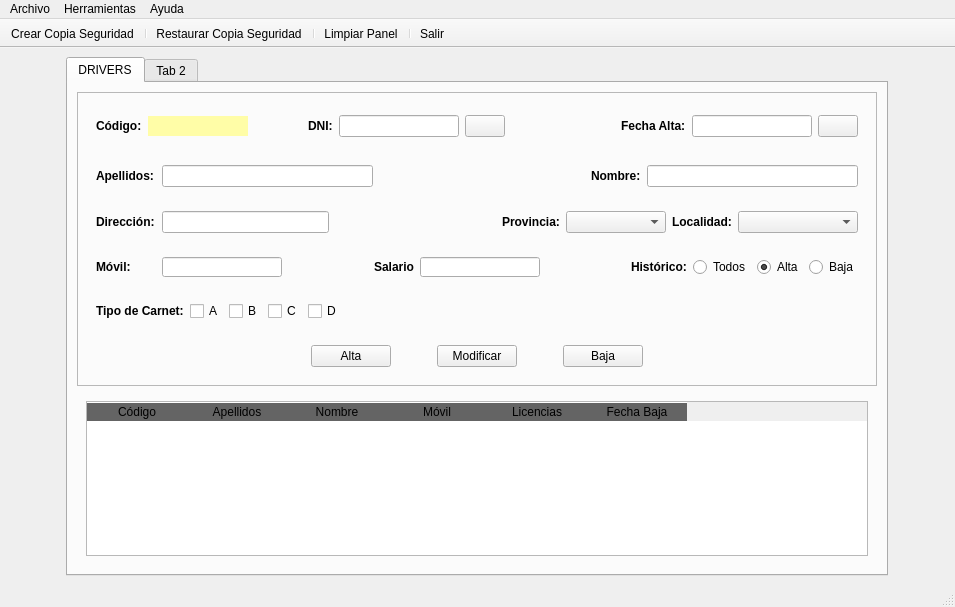
<?xml version="1.0" encoding="UTF-8"?>
<ui version="4.0">
 <class>MainWindow</class>
 <widget class="QMainWindow" name="MainWindow">
  <property name="geometry">
   <rect>
    <x>0</x>
    <y>0</y>
    <width>955</width>
    <height>607</height>
   </rect>
  </property>
  <property name="sizePolicy">
   <sizepolicy hsizetype="Expanding" vsizetype="Expanding">
    <horstretch>0</horstretch>
    <verstretch>0</verstretch>
   </sizepolicy>
  </property>
  <property name="windowTitle">
   <string>CarTeis</string>
  </property>
  <property name="windowIcon">
   <iconset>
    <normaloff>../img/taxi.ico</normaloff>../img/taxi.ico</iconset>
  </property>
  <widget class="QWidget" name="centralwidget">
   <property name="sizePolicy">
    <sizepolicy hsizetype="Expanding" vsizetype="Expanding">
     <horstretch>0</horstretch>
     <verstretch>0</verstretch>
    </sizepolicy>
   </property>
   <layout class="QVBoxLayout" name="verticalLayout_4">
    <item>
     <layout class="QHBoxLayout" name="horizontalLayout_7">
      <item>
       <widget class="QTabWidget" name="panelPrincipal">
        <property name="maximumSize">
         <size>
          <width>822</width>
          <height>16777215</height>
         </size>
        </property>
        <property name="currentIndex">
         <number>0</number>
        </property>
        <widget class="QWidget" name="panelDrivers">
         <property name="sizePolicy">
          <sizepolicy hsizetype="Expanding" vsizetype="Expanding">
           <horstretch>0</horstretch>
           <verstretch>0</verstretch>
          </sizepolicy>
         </property>
         <property name="font">
          <font>
           <weight>50</weight>
           <bold>false</bold>
          </font>
         </property>
         <attribute name="title">
          <string>DRIVERS</string>
         </attribute>
         <layout class="QVBoxLayout" name="verticalLayout">
          <item>
           <widget class="QFrame" name="frameInsertarDatos">
            <property name="sizePolicy">
             <sizepolicy hsizetype="Expanding" vsizetype="Expanding">
              <horstretch>0</horstretch>
              <verstretch>0</verstretch>
             </sizepolicy>
            </property>
            <property name="frameShape">
             <enum>QFrame::StyledPanel</enum>
            </property>
            <property name="frameShadow">
             <enum>QFrame::Plain</enum>
            </property>
            <layout class="QVBoxLayout" name="verticalLayout_2">
             <item>
              <widget class="QWidget" name="widget" native="true">
               <property name="sizePolicy">
                <sizepolicy hsizetype="Expanding" vsizetype="Expanding">
                 <horstretch>0</horstretch>
                 <verstretch>0</verstretch>
                </sizepolicy>
               </property>
               <layout class="QHBoxLayout" name="horizontalLayout">
                <item>
                 <widget class="QLabel" name="lblCod">
                  <property name="font">
                   <font>
                    <family>Segoe UI</family>
                    <weight>75</weight>
                    <bold>true</bold>
                   </font>
                  </property>
                  <property name="text">
                   <string>Código:</string>
                  </property>
                 </widget>
                </item>
                <item>
                 <widget class="QLabel" name="lblCodbd">
                  <property name="minimumSize">
                   <size>
                    <width>100</width>
                    <height>0</height>
                   </size>
                  </property>
                  <property name="maximumSize">
                   <size>
                    <width>16777215</width>
                    <height>20</height>
                   </size>
                  </property>
                  <property name="font">
                   <font>
                    <weight>75</weight>
                    <bold>true</bold>
                   </font>
                  </property>
                  <property name="styleSheet">
                   <string notr="true">background-color: rgb(255, 253, 167);</string>
                  </property>
                  <property name="text">
                   <string/>
                  </property>
                  <property name="alignment">
                   <set>Qt::AlignCenter</set>
                  </property>
                 </widget>
                </item>
                <item>
                 <spacer name="horizontalSpacer_10">
                  <property name="orientation">
                   <enum>Qt::Horizontal</enum>
                  </property>
                  <property name="sizeHint" stdset="0">
                   <size>
                    <width>40</width>
                    <height>20</height>
                   </size>
                  </property>
                 </spacer>
                </item>
                <item>
                 <widget class="QLabel" name="lblDni">
                  <property name="minimumSize">
                   <size>
                    <width>0</width>
                    <height>20</height>
                   </size>
                  </property>
                  <property name="font">
                   <font>
                    <family>Segoe UI</family>
                    <weight>75</weight>
                    <bold>true</bold>
                   </font>
                  </property>
                  <property name="text">
                   <string>DNI:</string>
                  </property>
                 </widget>
                </item>
                <item>
                 <widget class="QLineEdit" name="txtDni">
                  <property name="minimumSize">
                   <size>
                    <width>120</width>
                    <height>20</height>
                   </size>
                  </property>
                  <property name="alignment">
                   <set>Qt::AlignCenter</set>
                  </property>
                 </widget>
                </item>
                <item>
                 <widget class="QPushButton" name="btnBuscarDni">
                  <property name="text">
                   <string/>
                  </property>
                  <property name="icon">
                   <iconset>
                    <normaloff>../img/lupa.png</normaloff>../img/lupa.png</iconset>
                  </property>
                 </widget>
                </item>
                <item>
                 <widget class="QLabel" name="lblValidarDni">
                  <property name="minimumSize">
                   <size>
                    <width>50</width>
                    <height>30</height>
                   </size>
                  </property>
                  <property name="maximumSize">
                   <size>
                    <width>50</width>
                    <height>30</height>
                   </size>
                  </property>
                  <property name="font">
                   <font>
                    <family>Ravie</family>
                    <pointsize>10</pointsize>
                   </font>
                  </property>
                  <property name="frameShape">
                   <enum>QFrame::NoFrame</enum>
                  </property>
                  <property name="text">
                   <string/>
                  </property>
                  <property name="alignment">
                   <set>Qt::AlignLeading|Qt::AlignLeft|Qt::AlignVCenter</set>
                  </property>
                 </widget>
                </item>
                <item>
                 <spacer name="horizontalSpacer_8">
                  <property name="orientation">
                   <enum>Qt::Horizontal</enum>
                  </property>
                  <property name="sizeHint" stdset="0">
                   <size>
                    <width>40</width>
                    <height>20</height>
                   </size>
                  </property>
                 </spacer>
                </item>
                <item>
                 <widget class="QLabel" name="lblFechaAlta">
                  <property name="font">
                   <font>
                    <family>Segoe UI</family>
                    <weight>75</weight>
                    <bold>true</bold>
                   </font>
                  </property>
                  <property name="styleSheet">
                   <string notr="true"/>
                  </property>
                  <property name="text">
                   <string>Fecha Alta:</string>
                  </property>
                 </widget>
                </item>
                <item>
                 <widget class="QLineEdit" name="txtFechaAlta">
                  <property name="minimumSize">
                   <size>
                    <width>120</width>
                    <height>20</height>
                   </size>
                  </property>
                 </widget>
                </item>
                <item>
                 <widget class="QPushButton" name="btnCalendar">
                  <property name="text">
                   <string/>
                  </property>
                  <property name="icon">
                   <iconset>
                    <normaloff>../img/calendar.ico</normaloff>../img/calendar.ico</iconset>
                  </property>
                  <property name="iconSize">
                   <size>
                    <width>16</width>
                    <height>16</height>
                   </size>
                  </property>
                 </widget>
                </item>
               </layout>
              </widget>
             </item>
             <item>
              <widget class="QWidget" name="widget_2" native="true">
               <property name="sizePolicy">
                <sizepolicy hsizetype="Expanding" vsizetype="Expanding">
                 <horstretch>0</horstretch>
                 <verstretch>0</verstretch>
                </sizepolicy>
               </property>
               <layout class="QHBoxLayout" name="horizontalLayout_2">
                <item>
                 <widget class="QLabel" name="lblApel">
                  <property name="minimumSize">
                   <size>
                    <width>60</width>
                    <height>20</height>
                   </size>
                  </property>
                  <property name="font">
                   <font>
                    <family>Segoe UI</family>
                    <weight>75</weight>
                    <bold>true</bold>
                   </font>
                  </property>
                  <property name="text">
                   <string>Apellidos:</string>
                  </property>
                 </widget>
                </item>
                <item>
                 <widget class="QLineEdit" name="txtApel">
                  <property name="minimumSize">
                   <size>
                    <width>0</width>
                    <height>0</height>
                   </size>
                  </property>
                 </widget>
                </item>
                <item>
                 <spacer name="horizontalSpacer_7">
                  <property name="orientation">
                   <enum>Qt::Horizontal</enum>
                  </property>
                  <property name="sizeHint" stdset="0">
                   <size>
                    <width>40</width>
                    <height>20</height>
                   </size>
                  </property>
                 </spacer>
                </item>
                <item>
                 <widget class="QLabel" name="lblNombre">
                  <property name="font">
                   <font>
                    <family>Segoe UI</family>
                    <weight>75</weight>
                    <bold>true</bold>
                   </font>
                  </property>
                  <property name="styleSheet">
                   <string notr="true"/>
                  </property>
                  <property name="text">
                   <string>Nombre:</string>
                  </property>
                 </widget>
                </item>
                <item>
                 <widget class="QLineEdit" name="txtNombre">
                  <property name="minimumSize">
                   <size>
                    <width>120</width>
                    <height>20</height>
                   </size>
                  </property>
                 </widget>
                </item>
               </layout>
              </widget>
             </item>
             <item>
              <widget class="QWidget" name="widget_3" native="true">
               <property name="sizePolicy">
                <sizepolicy hsizetype="Expanding" vsizetype="Expanding">
                 <horstretch>0</horstretch>
                 <verstretch>0</verstretch>
                </sizepolicy>
               </property>
               <layout class="QHBoxLayout" name="horizontalLayout_3">
                <item>
                 <widget class="QLabel" name="lblDireccion">
                  <property name="minimumSize">
                   <size>
                    <width>60</width>
                    <height>20</height>
                   </size>
                  </property>
                  <property name="font">
                   <font>
                    <family>Segoe UI</family>
                    <weight>75</weight>
                    <bold>true</bold>
                   </font>
                  </property>
                  <property name="text">
                   <string>Dirección:</string>
                  </property>
                 </widget>
                </item>
                <item>
                 <widget class="QLineEdit" name="txtDireccion">
                  <property name="minimumSize">
                   <size>
                    <width>0</width>
                    <height>0</height>
                   </size>
                  </property>
                 </widget>
                </item>
                <item>
                 <spacer name="horizontalSpacer_6">
                  <property name="orientation">
                   <enum>Qt::Horizontal</enum>
                  </property>
                  <property name="sizeHint" stdset="0">
                   <size>
                    <width>40</width>
                    <height>20</height>
                   </size>
                  </property>
                 </spacer>
                </item>
                <item>
                 <widget class="QLabel" name="lblProvincia">
                  <property name="minimumSize">
                   <size>
                    <width>50</width>
                    <height>20</height>
                   </size>
                  </property>
                  <property name="font">
                   <font>
                    <family>Segoe UI</family>
                    <weight>75</weight>
                    <bold>true</bold>
                   </font>
                  </property>
                  <property name="text">
                   <string>Provincia:</string>
                  </property>
                 </widget>
                </item>
                <item>
                 <widget class="QComboBox" name="cmbProvincia">
                  <property name="sizePolicy">
                   <sizepolicy hsizetype="Preferred" vsizetype="Fixed">
                    <horstretch>0</horstretch>
                    <verstretch>0</verstretch>
                   </sizepolicy>
                  </property>
                  <property name="minimumSize">
                   <size>
                    <width>100</width>
                    <height>0</height>
                   </size>
                  </property>
                 </widget>
                </item>
                <item>
                 <widget class="QLabel" name="lblLocalidad">
                  <property name="minimumSize">
                   <size>
                    <width>50</width>
                    <height>20</height>
                   </size>
                  </property>
                  <property name="font">
                   <font>
                    <family>Segoe UI</family>
                    <weight>75</weight>
                    <bold>true</bold>
                   </font>
                  </property>
                  <property name="text">
                   <string>Localidad:</string>
                  </property>
                 </widget>
                </item>
                <item>
                 <widget class="QComboBox" name="cmbLocalidad">
                  <property name="minimumSize">
                   <size>
                    <width>120</width>
                    <height>0</height>
                   </size>
                  </property>
                 </widget>
                </item>
               </layout>
              </widget>
             </item>
             <item>
              <widget class="QWidget" name="widget_4" native="true">
               <property name="sizePolicy">
                <sizepolicy hsizetype="Expanding" vsizetype="Expanding">
                 <horstretch>0</horstretch>
                 <verstretch>0</verstretch>
                </sizepolicy>
               </property>
               <layout class="QHBoxLayout" name="horizontalLayout_4">
                <item>
                 <widget class="QLabel" name="lblMovil">
                  <property name="minimumSize">
                   <size>
                    <width>40</width>
                    <height>20</height>
                   </size>
                  </property>
                  <property name="maximumSize">
                   <size>
                    <width>40</width>
                    <height>16777215</height>
                   </size>
                  </property>
                  <property name="font">
                   <font>
                    <family>Segoe UI</family>
                    <weight>75</weight>
                    <bold>true</bold>
                   </font>
                  </property>
                  <property name="styleSheet">
                   <string notr="true"/>
                  </property>
                  <property name="text">
                   <string>Móvil:</string>
                  </property>
                 </widget>
                </item>
                <item>
                 <spacer name="horizontalSpacer_12">
                  <property name="orientation">
                   <enum>Qt::Horizontal</enum>
                  </property>
                  <property name="sizeType">
                   <enum>QSizePolicy::Fixed</enum>
                  </property>
                  <property name="sizeHint" stdset="0">
                   <size>
                    <width>20</width>
                    <height>20</height>
                   </size>
                  </property>
                 </spacer>
                </item>
                <item>
                 <widget class="QLineEdit" name="txtMovil">
                  <property name="minimumSize">
                   <size>
                    <width>120</width>
                    <height>20</height>
                   </size>
                  </property>
                  <property name="alignment">
                   <set>Qt::AlignCenter</set>
                  </property>
                 </widget>
                </item>
                <item>
                 <spacer name="horizontalSpacer_9">
                  <property name="orientation">
                   <enum>Qt::Horizontal</enum>
                  </property>
                  <property name="sizeHint" stdset="0">
                   <size>
                    <width>40</width>
                    <height>20</height>
                   </size>
                  </property>
                 </spacer>
                </item>
                <item>
                 <widget class="QLabel" name="lblSalario">
                  <property name="minimumSize">
                   <size>
                    <width>40</width>
                    <height>20</height>
                   </size>
                  </property>
                  <property name="maximumSize">
                   <size>
                    <width>40</width>
                    <height>16777215</height>
                   </size>
                  </property>
                  <property name="font">
                   <font>
                    <family>Segoe UI</family>
                    <weight>75</weight>
                    <bold>true</bold>
                   </font>
                  </property>
                  <property name="styleSheet">
                   <string notr="true"/>
                  </property>
                  <property name="text">
                   <string>Salario:</string>
                  </property>
                 </widget>
                </item>
                <item>
                 <widget class="QLineEdit" name="txtSalario">
                  <property name="minimumSize">
                   <size>
                    <width>120</width>
                    <height>20</height>
                   </size>
                  </property>
                  <property name="alignment">
                   <set>Qt::AlignRight|Qt::AlignTrailing|Qt::AlignVCenter</set>
                  </property>
                 </widget>
                </item>
                <item>
                 <spacer name="horizontalSpacer_5">
                  <property name="orientation">
                   <enum>Qt::Horizontal</enum>
                  </property>
                  <property name="sizeHint" stdset="0">
                   <size>
                    <width>40</width>
                    <height>20</height>
                   </size>
                  </property>
                 </spacer>
                </item>
                <item>
                 <widget class="QLabel" name="lblHistorico">
                  <property name="minimumSize">
                   <size>
                    <width>0</width>
                    <height>20</height>
                   </size>
                  </property>
                  <property name="font">
                   <font>
                    <family>Segoe UI</family>
                    <weight>75</weight>
                    <bold>true</bold>
                   </font>
                  </property>
                  <property name="styleSheet">
                   <string notr="true"/>
                  </property>
                  <property name="text">
                   <string>Histórico:</string>
                  </property>
                 </widget>
                </item>
                <item>
                 <widget class="QRadioButton" name="rbtTodos">
                  <property name="minimumSize">
                   <size>
                    <width>0</width>
                    <height>20</height>
                   </size>
                  </property>
                  <property name="text">
                   <string>Todos</string>
                  </property>
                  <property name="checked">
                   <bool>false</bool>
                  </property>
                  <attribute name="buttonGroup">
                   <string notr="true">rbtGroup</string>
                  </attribute>
                 </widget>
                </item>
                <item>
                 <widget class="QRadioButton" name="rbtAlta">
                  <property name="minimumSize">
                   <size>
                    <width>0</width>
                    <height>20</height>
                   </size>
                  </property>
                  <property name="text">
                   <string>Alta</string>
                  </property>
                  <property name="checked">
                   <bool>true</bool>
                  </property>
                  <attribute name="buttonGroup">
                   <string notr="true">rbtGroup</string>
                  </attribute>
                 </widget>
                </item>
                <item>
                 <widget class="QRadioButton" name="rbtBaja">
                  <property name="minimumSize">
                   <size>
                    <width>0</width>
                    <height>20</height>
                   </size>
                  </property>
                  <property name="text">
                   <string>Baja</string>
                  </property>
                  <attribute name="buttonGroup">
                   <string notr="true">rbtGroup</string>
                  </attribute>
                 </widget>
                </item>
               </layout>
              </widget>
             </item>
             <item>
              <widget class="QWidget" name="widget_5" native="true">
               <property name="sizePolicy">
                <sizepolicy hsizetype="Expanding" vsizetype="Expanding">
                 <horstretch>0</horstretch>
                 <verstretch>0</verstretch>
                </sizepolicy>
               </property>
               <layout class="QHBoxLayout" name="horizontalLayout_5">
                <item>
                 <widget class="QLabel" name="lblCarnet">
                  <property name="minimumSize">
                   <size>
                    <width>60</width>
                    <height>20</height>
                   </size>
                  </property>
                  <property name="font">
                   <font>
                    <family>Segoe UI</family>
                    <weight>75</weight>
                    <bold>true</bold>
                   </font>
                  </property>
                  <property name="styleSheet">
                   <string notr="true"/>
                  </property>
                  <property name="text">
                   <string>Tipo de Carnet:</string>
                  </property>
                 </widget>
                </item>
                <item>
                 <widget class="QCheckBox" name="chkA">
                  <property name="minimumSize">
                   <size>
                    <width>0</width>
                    <height>20</height>
                   </size>
                  </property>
                  <property name="text">
                   <string>A</string>
                  </property>
                 </widget>
                </item>
                <item>
                 <widget class="QCheckBox" name="chkB">
                  <property name="minimumSize">
                   <size>
                    <width>0</width>
                    <height>20</height>
                   </size>
                  </property>
                  <property name="text">
                   <string>B</string>
                  </property>
                 </widget>
                </item>
                <item>
                 <widget class="QCheckBox" name="chkC">
                  <property name="minimumSize">
                   <size>
                    <width>0</width>
                    <height>20</height>
                   </size>
                  </property>
                  <property name="text">
                   <string>C</string>
                  </property>
                 </widget>
                </item>
                <item>
                 <widget class="QCheckBox" name="chkD">
                  <property name="minimumSize">
                   <size>
                    <width>0</width>
                    <height>20</height>
                   </size>
                  </property>
                  <property name="text">
                   <string>D</string>
                  </property>
                 </widget>
                </item>
                <item>
                 <spacer name="horizontalSpacer_11">
                  <property name="orientation">
                   <enum>Qt::Horizontal</enum>
                  </property>
                  <property name="sizeHint" stdset="0">
                   <size>
                    <width>40</width>
                    <height>20</height>
                   </size>
                  </property>
                 </spacer>
                </item>
               </layout>
              </widget>
             </item>
             <item>
              <widget class="QWidget" name="widget_6" native="true">
               <property name="sizePolicy">
                <sizepolicy hsizetype="Expanding" vsizetype="Expanding">
                 <horstretch>0</horstretch>
                 <verstretch>0</verstretch>
                </sizepolicy>
               </property>
               <layout class="QHBoxLayout" name="horizontalLayout_6">
                <item>
                 <spacer name="horizontalSpacer">
                  <property name="orientation">
                   <enum>Qt::Horizontal</enum>
                  </property>
                  <property name="sizeHint" stdset="0">
                   <size>
                    <width>40</width>
                    <height>20</height>
                   </size>
                  </property>
                 </spacer>
                </item>
                <item>
                 <widget class="QPushButton" name="btnAltaDriver">
                  <property name="text">
                   <string>Alta</string>
                  </property>
                 </widget>
                </item>
                <item>
                 <spacer name="horizontalSpacer_2">
                  <property name="orientation">
                   <enum>Qt::Horizontal</enum>
                  </property>
                  <property name="sizeType">
                   <enum>QSizePolicy::Minimum</enum>
                  </property>
                  <property name="sizeHint" stdset="0">
                   <size>
                    <width>40</width>
                    <height>20</height>
                   </size>
                  </property>
                 </spacer>
                </item>
                <item>
                 <widget class="QPushButton" name="btnModificarDriver">
                  <property name="text">
                   <string>Modificar</string>
                  </property>
                 </widget>
                </item>
                <item>
                 <spacer name="horizontalSpacer_3">
                  <property name="orientation">
                   <enum>Qt::Horizontal</enum>
                  </property>
                  <property name="sizeType">
                   <enum>QSizePolicy::Minimum</enum>
                  </property>
                  <property name="sizeHint" stdset="0">
                   <size>
                    <width>40</width>
                    <height>20</height>
                   </size>
                  </property>
                 </spacer>
                </item>
                <item>
                 <widget class="QPushButton" name="btnBajaDriver">
                  <property name="text">
                   <string>Baja</string>
                  </property>
                 </widget>
                </item>
                <item>
                 <spacer name="horizontalSpacer_4">
                  <property name="orientation">
                   <enum>Qt::Horizontal</enum>
                  </property>
                  <property name="sizeHint" stdset="0">
                   <size>
                    <width>40</width>
                    <height>20</height>
                   </size>
                  </property>
                 </spacer>
                </item>
               </layout>
              </widget>
             </item>
            </layout>
           </widget>
          </item>
          <item>
           <widget class="QWidget" name="widgetMostrarDatos" native="true">
            <property name="sizePolicy">
             <sizepolicy hsizetype="Expanding" vsizetype="Expanding">
              <horstretch>0</horstretch>
              <verstretch>0</verstretch>
             </sizepolicy>
            </property>
            <layout class="QVBoxLayout" name="verticalLayout_3">
             <item>
              <widget class="QTableWidget" name="tabDrivers">
               <property name="enabled">
                <bool>true</bool>
               </property>
               <property name="sizePolicy">
                <sizepolicy hsizetype="Expanding" vsizetype="Expanding">
                 <horstretch>0</horstretch>
                 <verstretch>0</verstretch>
                </sizepolicy>
               </property>
               <property name="font">
                <font>
                 <weight>50</weight>
                 <bold>false</bold>
                </font>
               </property>
               <property name="styleSheet">
                <string notr="true">QHeaderView::section:horizontal
{
border-top: 1px solid #ffffff;
color:'white';
font: 11pt &quot;Arial&quot;;
background-color:rgb(100,100,100);
}</string>
               </property>
               <property name="editTriggers">
                <set>QAbstractItemView::NoEditTriggers</set>
               </property>
               <property name="alternatingRowColors">
                <bool>true</bool>
               </property>
               <property name="selectionBehavior">
                <enum>QAbstractItemView::SelectRows</enum>
               </property>
               <property name="showGrid">
                <bool>true</bool>
               </property>
               <property name="gridStyle">
                <enum>Qt::SolidLine</enum>
               </property>
               <attribute name="verticalHeaderCascadingSectionResizes">
                <bool>false</bool>
               </attribute>
               <column>
                <property name="text">
                 <string>Código</string>
                </property>
               </column>
               <column>
                <property name="text">
                 <string>Apellidos</string>
                </property>
               </column>
               <column>
                <property name="text">
                 <string>Nombre</string>
                </property>
               </column>
               <column>
                <property name="text">
                 <string>Móvil</string>
                </property>
               </column>
               <column>
                <property name="text">
                 <string>Licencias</string>
                </property>
               </column>
               <column>
                <property name="text">
                 <string>Fecha Baja</string>
                </property>
               </column>
              </widget>
             </item>
            </layout>
           </widget>
          </item>
         </layout>
        </widget>
        <widget class="QWidget" name="tab_2">
         <attribute name="title">
          <string>Tab 2</string>
         </attribute>
        </widget>
       </widget>
      </item>
     </layout>
    </item>
   </layout>
  </widget>
  <widget class="QMenuBar" name="menubar">
   <property name="geometry">
    <rect>
     <x>0</x>
     <y>0</y>
     <width>955</width>
     <height>21</height>
    </rect>
   </property>
   <widget class="QMenu" name="menuArchivo">
    <property name="title">
     <string>Archivo</string>
    </property>
    <addaction name="actionBarSalir"/>
   </widget>
   <widget class="QMenu" name="menuAyuda">
    <property name="title">
     <string>Ayuda</string>
    </property>
    <addaction name="actionAcercaDe"/>
   </widget>
   <widget class="QMenu" name="menuHerramientas">
    <property name="title">
     <string>Herramientas</string>
    </property>
    <addaction name="actionCrear_Copia_Seguridad"/>
    <addaction name="actionRestaurar_Copia_Seguridad"/>
    <addaction name="separator"/>
    <addaction name="actionExportar_Datos_XLS"/>
    <addaction name="actionImportar_Datos_XLS"/>
   </widget>
   <addaction name="menuArchivo"/>
   <addaction name="menuHerramientas"/>
   <addaction name="menuAyuda"/>
  </widget>
  <widget class="QStatusBar" name="statusbar"/>
  <widget class="QToolBar" name="toolBar">
   <property name="enabled">
    <bool>true</bool>
   </property>
   <property name="windowTitle">
    <string>toolBar</string>
   </property>
   <property name="movable">
    <bool>false</bool>
   </property>
   <property name="floatable">
    <bool>true</bool>
   </property>
   <attribute name="toolBarArea">
    <enum>TopToolBarArea</enum>
   </attribute>
   <attribute name="toolBarBreak">
    <bool>false</bool>
   </attribute>
   <addaction name="actionCrear_Copia_Seguridad"/>
   <addaction name="separator"/>
   <addaction name="actionRestaurar_Copia_Seguridad"/>
   <addaction name="separator"/>
   <addaction name="actionLimpiarPanel"/>
   <addaction name="separator"/>
   <addaction name="actionBarSalir"/>
  </widget>
  <action name="actionBarSalir">
   <property name="icon">
    <iconset>
     <normaloff>../img/salir.ico</normaloff>../img/salir.ico</iconset>
   </property>
   <property name="text">
    <string>Salir</string>
   </property>
  </action>
  <action name="actionAcercaDe">
   <property name="icon">
    <iconset>
     <normaloff>../img/acercade.png</normaloff>
     <normalon>C:/Users/a19braisdp/.designer/img/acercade.png</normalon>../img/acercade.png</iconset>
   </property>
   <property name="text">
    <string>Acerca de...</string>
   </property>
  </action>
  <action name="actionLimpiarPanel">
   <property name="icon">
    <iconset>
     <normaloff>../img/limpiar.ico</normaloff>../img/limpiar.ico</iconset>
   </property>
   <property name="text">
    <string>Limpiar Panel</string>
   </property>
  </action>
  <action name="actionCrear_Copia_Seguridad">
   <property name="icon">
    <iconset>
     <normaloff>../img/add-backup.png</normaloff>../img/add-backup.png</iconset>
   </property>
   <property name="text">
    <string>Crear Copia Seguridad</string>
   </property>
   <property name="shortcut">
    <string>Alt+S</string>
   </property>
  </action>
  <action name="actionRestaurar_Copia_Seguridad">
   <property name="icon">
    <iconset>
     <normaloff>../img/restaurar-backup.png</normaloff>../img/restaurar-backup.png</iconset>
   </property>
   <property name="text">
    <string>Restaurar Copia Seguridad</string>
   </property>
   <property name="shortcut">
    <string>Alt+R</string>
   </property>
  </action>
  <action name="actionExportar_Datos_XLS">
   <property name="text">
    <string>Exportar Datos XLS</string>
   </property>
  </action>
  <action name="actionImportar_Datos_XLS">
   <property name="text">
    <string>Importar Datos XLS</string>
   </property>
  </action>
 </widget>
 <tabstops>
  <tabstop>panelPrincipal</tabstop>
  <tabstop>txtDni</tabstop>
  <tabstop>txtFechaAlta</tabstop>
  <tabstop>btnCalendar</tabstop>
  <tabstop>txtApel</tabstop>
  <tabstop>txtNombre</tabstop>
  <tabstop>txtDireccion</tabstop>
  <tabstop>cmbProvincia</tabstop>
  <tabstop>cmbLocalidad</tabstop>
  <tabstop>txtMovil</tabstop>
  <tabstop>txtSalario</tabstop>
  <tabstop>chkA</tabstop>
  <tabstop>chkB</tabstop>
  <tabstop>chkC</tabstop>
  <tabstop>chkD</tabstop>
  <tabstop>btnAltaDriver</tabstop>
  <tabstop>btnModificarDriver</tabstop>
  <tabstop>btnBajaDriver</tabstop>
  <tabstop>rbtTodos</tabstop>
  <tabstop>rbtAlta</tabstop>
  <tabstop>rbtBaja</tabstop>
  <tabstop>tabDrivers</tabstop>
 </tabstops>
 <resources/>
 <connections/>
 <buttongroups>
  <buttongroup name="rbtGroup"/>
 </buttongroups>
</ui>
